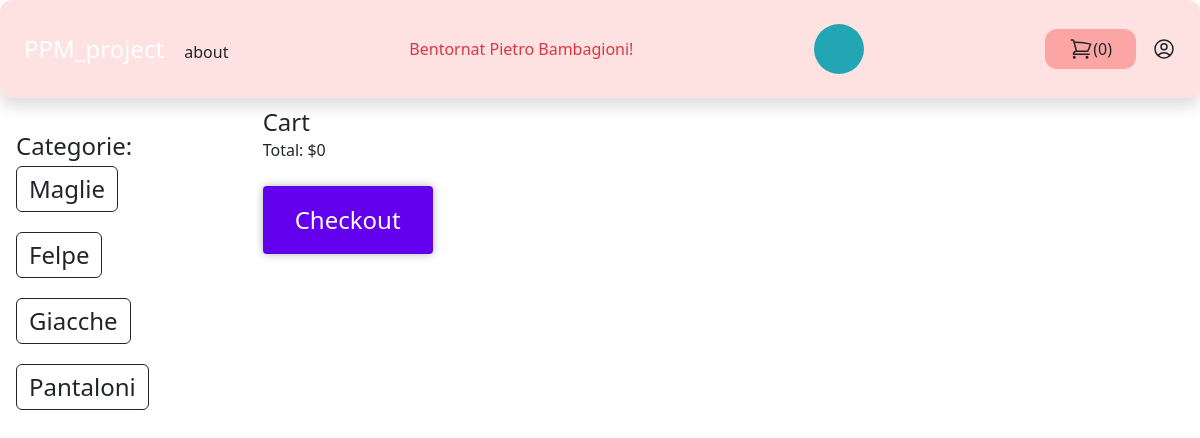
The app's page /cart/ (signed in) with its own data.
### store/models.py (models this page shows, shortened)
class Category(models.Model):
    title = models.CharField(max_length=64)
    slug = models.SlugField(max_length=64)
    class Meta:
        verbose_name = "Category"
        verbose_name_plural = "Categories"

### store/views.py (the view)
# urls.py: path("cart/", views.cart_view, name="cart_view"),
def cart_view(request):
    cart = Cart(request)  # crea un nuovo carrello
    return render(request, "cart_view.html", {"cart": cart})

### store/cart.py (called while the page is built)
    def __len__(self):
        return sum(item['quantity'] for item in self.cart.values())  # ritorna la lunghezza del

    def get_total_cost(self):
        for p in self.cart.keys():
            self.cart[str(p)]['product'] = Product.objects.get(pk=p)  # prende il prodotto dal database
        return sum(int(item['product'].price) * int(item['quantity']) / 100 for item in self.cart.values())  # prende

### store/cartcount.py (called while the page is built)
def cart(request):
    return {"cart": Cart(request)}

### store/templatetags/menu.py (called while the page is built)
@register.inclusion_tag("core/menu.html")
def menu():
    categories = Category.objects.all()
    return {"categories": categories}

### store/templates/cart_view.html (shortened to what this page needs)
{% extends "core/base.html"%}
{% block content %}
    <h1 class="text-2xl">Cart</h1>
    <p>Total: ${{cart.get_total_cost}}</p>
    <br>
    <div class="checkoutbtn"><button><a href="{% url "checkout" %}" role="button">Checkout</a></button>
    </div>
{% endblock %}

### core/templates/core/base.html (shortened to what this page needs)
{% load menu %}
<!DOCTYPE html>
<html lang="en">
<head>
    <script src="https://cdn.tailwindcss.com"></script>
    <link href="https://cdn.jsdelivr.net/npm/bootstrap@5.3.0/dist/css/bootstrap.min.css" rel="stylesheet">
</head>
<body>
<header>
    <nav class=" head max-w-8xl mx-auto py-4 px-6 flex items-center justify-between bg-red-100 rounded-xl shadow">
        <div class="logo">
            <a class="text-2xl text-white" href="/">PPM_project</a>
            <a href="{% url "about" %}" class="pl-4">about</a>
        </div>
        {% if user.is_authenticated  %}
            <div class="text-danger items-center">Bentornat {% firstof user.get_full_name user.username %}!</div>
        {% endif %}
        <div class="search">
            <div class="search-box">
                <form method="get" action="/search/">
                     <button class="btn-search"></button>
                     <input type="search" name="query" class="input-search" placeholder="Type to Search..." required>
                </form>
            </div>
        </div>
        <div class="flex items-center space-x-4">
        <a href="{% url "cart_view" %}" class="flex py-2 px-4 rounded-xl bg-red-300">
            ({{ cart|length }})</a>
        {% if user.is_authenticated %}
            <a href="{% url "myaccount" %}" class="">
</a>
        {% else %}
            <a href="{% url "login" %}" class="">login</a><a href="{% url "signup" %}" class="">signup</a>
        {% endif %}
        </div>
    </nav>
</header>
<div class="max-w-8xl  flex py-2 px-3">
    <div class="w-1/3  border-0 w-14 h-14 pt-6">
        <div class="text-2xl flex">Categorie:</div>
            {% menu %}
        <br class="bg-indigo-600">
    </div>
    <div class="w-2/3  mx-auto  px-6">
        {% block content %}
        {% endblock %}
    </div>
</div>
</body>
</html>

### core/templates/core/menu.html (shortened to what this page needs)
 {% for category in categories %}
<div class="flex flex-column flex-wrap pb-3 pt-1 ">
    <a href="{% url "category_detail" category.slug %}" class="text-2xl btn btn-outline-dark">{{ category.title }}</a>
</div>
 {% endfor %}

### core/templates/core/base.html (style rules this page uses)
.search * { box-sizing: border-box; }
.search .search-box { width: fit-content; height: fit-content; position: relative; }
.search .input-search { height: 50px; width: 50px; border-style: none; padding: 10px; font-size: 18px; letter-spacing: 2px; outline: none; border-radius: 25px; transition: all .5s ease-in-out; background-color: #22a6b3; padding-right: 40px; color: #000000; }
.search .input-search::placeholder { color:rgba(255,255,255,.5); font-size: 18px; letter-spacing: 2px; font-weight: 100; }
.search .btn-search { width: 50px; height: 50px; border-style: none; font-size: 20px; font-weight: bold; outline: none; cursor: pointer; border-radius: 50%; position: absolute; right: 0px; color:#ffffff ; background-color:transparent; pointer-events: painted; }
.checkoutbtn button { position: relative; overflow: hidden; transition: background 400ms; color: #fff; background-color: #6200ee; padding: 1rem 2rem; font-size: 1.5rem; outline: 0; border: 0; border-radius: 0.25rem; box-shadow: 0 0 0.5rem rgba(0, 0, 0, 0.3); cursor: pointer; }

### records on screen
Category: title "Maglie"
Category: title "Felpe"
Category: title "Giacche"
Category: title "Pantaloni"

### other values on screen
{{ cart|length }} "0"
{{ cart.get_total_cost }} "0"
